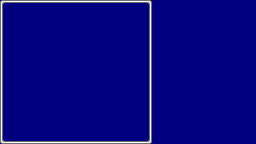

Tiled map render using the project's own tile images. Description and the whole map definition, tile-layer contents included, below:
An orthogonal 32x18 tile map with 8x8 px tiles, 1 tile layer (Camada de Blocos 1).

<map version="1.10" tiledversion="1.10.0" orientation="orthogonal" renderorder="left-down" width="32" height="18" tilewidth="8" tileheight="8" infinite="0" nextlayerid="2" nextobjectid="1">
 <tileset firstgid="1" source="Menu-screen.tsx" />
 <layer id="1" name="Camada de Blocos 1" width="32" height="18">
  <data encoding="csv">
2,3,3,3,3,3,3,3,3,3,3,3,3,3,3,3,3,3,4,279,279,279,279,279,279,279,279,279,279,279,279,279,
5,279,279,279,279,279,279,279,279,279,279,279,279,279,279,279,279,279,6,279,279,279,279,279,279,279,279,279,279,279,279,279,
5,279,279,279,279,279,279,279,279,279,279,279,279,279,279,279,279,279,6,279,279,279,279,279,279,279,279,279,279,279,279,279,
5,279,279,279,279,279,279,279,279,279,279,279,279,279,279,279,279,279,6,279,279,279,279,279,279,279,279,279,279,279,279,279,
5,279,279,279,279,279,279,279,279,279,279,279,279,279,279,279,279,279,6,279,279,279,279,279,279,279,279,279,279,279,279,279,
5,279,279,279,279,279,279,279,279,279,279,279,279,279,279,279,279,279,6,279,279,279,279,279,279,279,279,279,279,279,279,279,
5,279,279,279,279,279,279,279,279,279,279,279,279,279,279,279,279,279,6,279,279,279,279,279,279,279,279,279,279,279,279,279,
5,279,279,279,279,279,279,279,279,279,279,279,279,279,279,279,279,279,6,279,279,279,279,279,279,279,279,279,279,279,279,279,
5,279,279,279,279,279,279,279,279,279,279,279,279,279,279,279,279,279,6,279,279,279,279,279,279,279,279,279,279,279,279,279,
5,279,279,279,279,279,279,279,279,279,279,279,279,279,279,279,279,279,6,279,279,279,279,279,279,279,279,279,279,279,279,279,
5,279,279,279,279,279,279,279,279,279,279,279,279,279,279,279,279,279,6,279,279,279,279,279,279,279,279,279,279,279,279,279,
5,279,279,279,279,279,279,279,279,279,279,279,279,279,279,279,279,279,6,279,279,279,279,279,279,279,279,279,279,279,279,279,
5,279,279,279,279,279,279,279,279,279,279,279,279,279,279,279,279,279,6,279,279,279,279,279,279,279,279,279,279,279,279,279,
5,279,279,279,279,279,279,279,279,279,279,279,279,279,279,279,279,279,6,279,279,279,279,279,279,279,279,279,279,279,279,279,
5,279,279,279,279,279,279,279,279,279,279,279,279,279,279,279,279,279,6,279,279,279,279,279,279,279,279,279,279,279,279,279,
5,279,279,279,279,279,279,279,279,279,279,279,279,279,279,279,279,279,6,279,279,279,279,279,279,279,279,279,279,279,279,279,
5,279,279,279,279,279,279,279,279,279,279,279,279,279,279,279,279,279,6,279,279,279,279,279,279,279,279,279,279,279,279,279,
7,8,8,8,8,8,8,8,8,8,8,8,8,8,8,8,8,8,9,279,279,279,279,279,279,279,279,279,279,279,279,279
</data>
 </layer>
</map>
